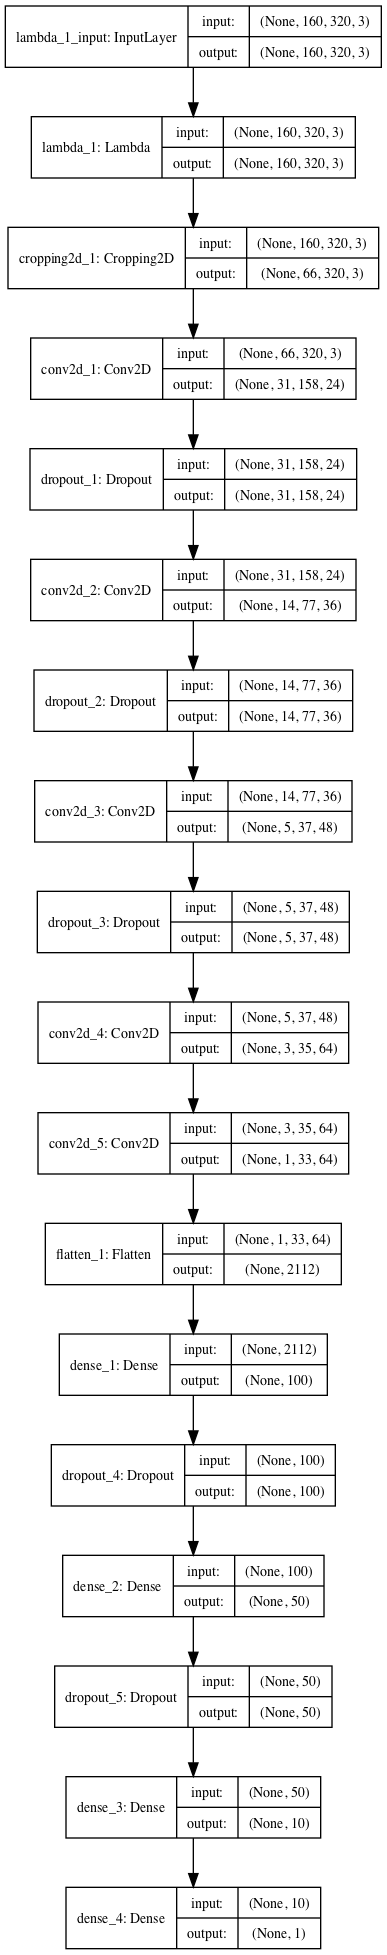

Here is the Python script that generated this plot:
import csv
import cv2
import numpy as np
from keras.models import Sequential, Model
from keras.layers import Flatten, Dense, Cropping2D, Lambda, Dropout, Activation
from keras.layers.convolutional import Convolution2D
import matplotlib.pyplot as plt
import os
import random
from pandas import DataFrame, Series
from keras.utils import plot_model

from sklearn.model_selection import train_test_split
import sklearn

IMG_PATH = r'../data'
straight_drive_drop_rate = 50 # drop percentage of data with angle 0 
#IMG_PATH = r'../example_data'
lines = []
with open(IMG_PATH + r'/driving_log.csv') as csvfile:
        reader = csv.reader(csvfile)
        next(reader, None) # ignore the title line
        for line in reader:
                # run filter for angle=0 data
                if float(line[3]) == 0:
                    if random.randint(1, 100) > straight_drive_drop_rate:
                        continue
                lines.append(line)
train_samples, valid_samples = train_test_split(lines, test_size = 0.2)

def getImage(read_path):
    filename = read_path.split('/')[-1]
    cur_path = IMG_PATH + '/IMG/' + filename
    img_org = cv2.imread(cur_path)
    image = cv2.cvtColor(img_org, cv2.COLOR_BGR2RGB)
    return image

def generator(samples, batch_size=128):
    flip_rate = 75 # percent. define the percent of images with reasonable angle to be flipped
    n =len(samples)
    d_angle = .25
    adjust_angle = {'left':d_angle, 'center':0, 'right':-d_angle}
    camera = ['center', 'left', 'right']

    while 1:
        sklearn.utils.shuffle(samples)
        for offset in range(0, n, batch_size):
            batch_samples = samples[offset:offset+batch_size]
            images = []
            measurements = []
            for batch_sample in batch_samples:
                select_camera = random.randint(0, 2)
                image = getImage(batch_sample[select_camera])
                measurement = float(batch_sample[3]) + adjust_angle[camera[select_camera]]
                if random.randint(1, 100) < flip_rate:
                    image = np.fliplr(image)
                    measurement = -measurement
                images.append(image)
                measurements.append(measurement)
            X_train = np.array(images)
            y_train = np.array(measurements)
            yield sklearn.utils.shuffle(X_train, y_train)
                
def show_data_dist(lines):
    angles = []
    for line in lines:
        angles.append(line[3])
    se = Series(angles)
    print("Total data: ", len(se))
    plt.figure(0)
    se.hist(bins=50)
    plt.title("data distribution")
    plt.savefig("./images_doc/dist.png")

# ------------------------------------------------------------------------------
# processing data
# ------------------------------------------------------------------------------
#
show_data_dist(lines)

train_gen = generator(train_samples, 32)
validation_gen = generator(valid_samples, 32)
#
print("Build Model")
keep_prob = 0.5
# keras model
model = Sequential()
model.add(Lambda(lambda x: x / 255.0 - 0.5, input_shape=(160, 320, 3))) # image processing layers: crop, normalization
model.add(Cropping2D(cropping=((70, 24), (0, 0))))
model.add(Convolution2D(24,5,5, subsample=(2,2), activation='relu'))
model.add(Dropout(keep_prob))
model.add(Convolution2D(36,5,5, subsample=(2,2), activation='relu'))
model.add(Dropout(keep_prob))
model.add(Convolution2D(48,5,5, subsample=(2,2), activation='relu'))
model.add(Dropout(keep_prob))
model.add(Convolution2D(64,3,3, activation='relu'))
#model.add(Dropout(keep_prob))
model.add(Convolution2D(64,3,3, activation='relu'))
#model.add(Dropout(keep_prob))
model.add(Flatten())
model.add(Dense(100))
#model.add(Activation('relu'))
model.add(Dropout(keep_prob))
model.add(Dense(50))
#model.add(Activation('relu'))
model.add(Dropout(keep_prob))
model.add(Dense(10))
#model.add(Activation('relu'))
model.add(Dense(1)) # angle
#plot_model(model, to_file='./images_doc/model.png', show_shapes=True)
model.compile(loss='mse', optimizer='adam')

# history
history_obj = model.fit_generator(train_gen, 
                                  samples_per_epoch=len(train_samples*2), 
                                  validation_data=validation_gen,
                                  nb_val_samples=len(valid_samples),
                                  nb_epoch=4
                                  )
print(history_obj.history.keys())
plt.figure(1)
plt.plot(history_obj.history['loss'])
plt.plot(history_obj.history['val_loss'])
plt.title('model MSError loss')
plt.ylabel('mean squared error')
plt.xlabel('epoch')
plt.legend(['training set', 'validation set'])
plt.savefig('./images_doc/train_history.png')

# save network
model.save('model.h5')
exit()
